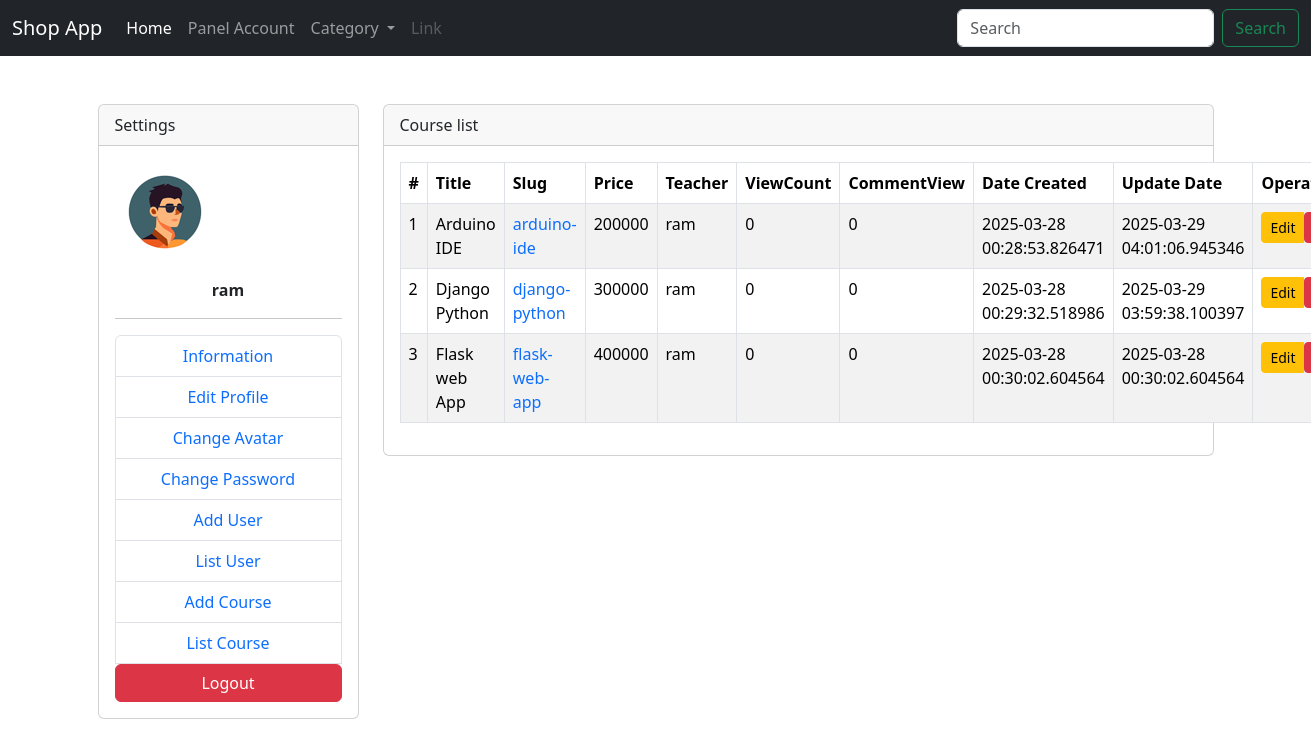
The page /admin/course (signed in) on the database its author committed.
### models.py (models this page shows, shortened)
class User(db.Model, UserMixin):
    __tablename__='user'
    id = db.Column(db.Integer, primary_key=True)
    name = db.Column(db.String(80), nullable=False)
    email = db.Column(db.String(120), unique=True, nullable=False)
    password = db.Column(db.String)
    avatar=db.Column(db.String,default='/uploads/avatar.png')
    admin= db.Column(db.Boolean ,default=False)
    date_created = db.Column(db.DateTime, default=datetime.now)

class Course(db.Model):
  __tablename__='courses'
  id=Column(Integer,primary_key=True)
  title=Column(String)
  slug=Column(String)
  price=Column(String,default=0)
  content=Column(Text)
  image=Column(String,default='/uploads/avatar.png')
  CommentCount=Column(Integer,default=0)
  students=Column(String, nullable=False, default="")
  category_id=Column(Integer,ForeignKey('categories.id'))
  ViewCount=Column(Integer,default=0)
  time=Column(String,default='00:00:00')
  user_id=Column(Integer,ForeignKey('user.id'))
  date_created=db.Column(db.DateTime, default=datetime.now)
  updated_post=Column(db.DateTime,default=datetime.now,onupdate=datetime.now)
  def getWriter(self , id):
     return User.query.get(id).name

### controller/admin.py (the view)
    def GetCourseList(self):
        getall = Course.query.all()
        if request.method == 'POST':
            Course.query.filter_by(id=request.args.get('id')).delete()
            Episode.query.filter_by(course_id=request.args.get('id')).delete()
            db.session.commit()
            return redirect(url_for('admin.GetCourseList'))
        return render_template('/admin/courselist.html', courses=getall)

### extensions.py (called while the page is built)
@loginmanager.user_loader
def user_loader(user_id):
    from models import User
    return User.query.get(user_id)

### templates/admin/courselist.html
{% extends "./Layout/base.html" %}
{% block content %}
<div class="container mt-5">
    <div class="row justify-content-center">
        {% if current_user.admin %}
            {% include "./Layout/AdminMenu.html" %}
        {% endif %}
        <div class="col-9">
            <div class="card">
                <div class="card-header">Course list</div>
                <div class="card-body">
                    <table class="table table-bordered table-striped">
                        <thead>
                            <tr>
                                <th scope="col">#</th>
                                <th scope="col">Title</th>
                                <th scope="col">Slug</th>
                                <th scope="col">Price</th>
                                <th scope="col">Teacher</th>
                                <th scope="col">ViewCount</th>
                                <th scope="col">CommentView</th>
                                <th scope="col">Date Created</th>
                                <th scope="col">Update Date</th>
                                {% if current_user.admin %}
                                    <th scope="col">Operation</th>
                                {% endif %}
                            </tr>
                        </thead>
                        <tbody>
                            {% for course in courses %}
                                <tr>
                                    <td>{{ loop.index }}</td>
                                    <td>{{ course.title }}</td>
                                    <td>
                                        <a href="{{ url_for('main.Single', slug=course.slug) }}">{{ course.slug }}</a>
                                    </td>
                                    <td>{{ course.price }}</td>
                                    <td>{{ course.getWriter(course.user_id) }}</td>
                                    <td>{{ course.ViewCount }}</td>
                                    <td>{{ course.CommentCount }}</td>
                                    <td>{{ course.date_created }}</td>
                                    <td>{{ course.updated_post }}</td>
                                    {% if current_user.admin %}
                                        <td>
                                            <div class="btn-group" role="group">
                                                <a href="{{ url_for('admin.EditCourse', course_id=course.id) }}" class="btn btn-warning btn-sm">Edit</a>
                                                <form action="{{ url_for('admin.GetCourseList') }}?id={{ course.id }}" method="POST" style="display: inline;">
                                                    <button type="submit" class="btn btn-danger btn-sm" onclick="return confirm('Delete Course')">DEL</button>
                                                </form>
                                            </div>
                                        </td>
                                    {% endif %}
                                </tr>
                            {% endfor %}
                        </tbody>
                    </table>
                </div>
            </div>
        </div>
    </div>
</div>
{% endblock %}

### templates/Layout/AdminMenu.html
<div class="col-3">
  <div class="card">
      <div class="card-header">Settings</div>
      <div class="card-body justify-content-center">
          <img class="text-center mb-3" src="{{ url_for('static', filename=current_user.avatar) }}" alt="">
          <p class="text-center"><b class="text-center">{{ current_user.name }}</b></p>
          <hr>
          <ul class="list-group text-center">
              <li class="list-group-item"><a href="{{ url_for('admin.AdminInformation') }}">Information</a></li>
              <li class="list-group-item"><a href="{{ url_for('admin.AdminEditProfile') }}">Edit Profile</a></li>
              <li class="list-group-item"><a href="{{ url_for('admin.AdminUploadAvatar') }}">Change Avatar</a></li>
              <li class="list-group-item"><a href="{{ url_for('admin.AdminChangePassword') }}">Change Password</a></li>
              <li class="list-group-item"><a href="{{ url_for('admin.AddNewUser') }}">Add User</a></li>
              <li class="list-group-item"><a href="{{ url_for('admin.GetUserList') }}">List User</a></li>
              <li class="list-group-item"><a href="{{ url_for('admin.AddNewCourse') }}">Add Course</a></li>
              <li class="list-group-item"><a href="{{ url_for('admin.GetCourseList') }}">List Course</a></li>
              <form action="{{ url_for('auth.Logout') }}" method="POST">
                  <button class="btn btn-danger w-100">Logout</button>
              </form>
          </ul>
      </div>
  </div>
</div>

### static/css/app.css (style rules this page uses)
a { text-decoration: none !important; }

### rows shown on the page
User: avatar (placeholder picture), name "ram"
Course: title "Arduino IDE", slug "arduino-ide", price "200000", getWriter "ram", ViewCount "0", CommentCount "0", date_created "2025-03-28 00:28:53.826471", updated_post "2025-03-29 04:01:06.945346"
Course: title "Django Python", slug "django-python", price "300000", getWriter "ram", ViewCount "0", CommentCount "0", date_created "2025-03-28 00:29:32.518986", updated_post "2025-03-29 03:59:38.100397"
Course: title "Flask web App", slug "flask-web-app", price "400000", getWriter "ram", ViewCount "0", CommentCount "0", date_created "2025-03-28 00:30:02.604564", updated_post "2025-03-28 00:30:02.604564"
